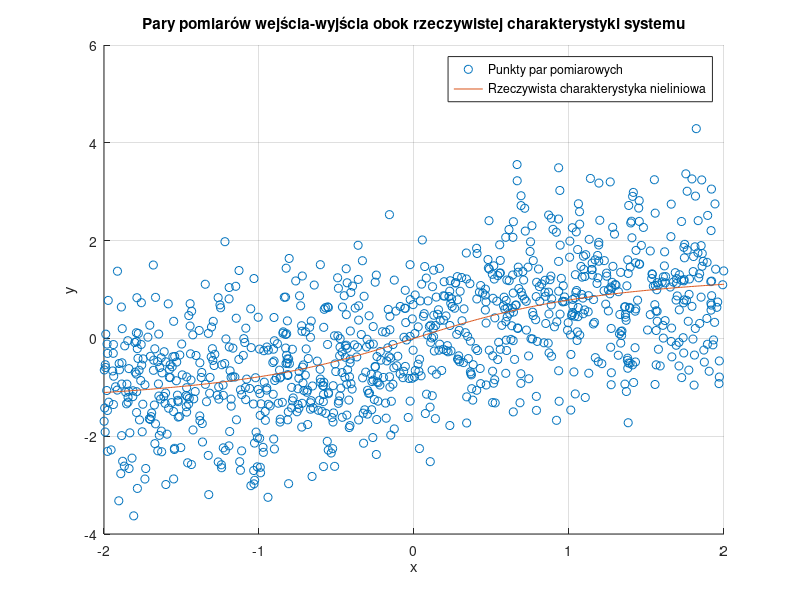

MATLAB code for this plot:
close all;
clear all;

n = 1000;
%Generowanie sygnału wejściowego Xn
for i=1:n
   X(i) = unifrnd(-2,2); 
end

%Generowanie sygnału zakłocającego o charakterze białego szumu
for i=1:n
   Z(i) = normrnd(0,1); 
end

%Generowanie sygnału wyjściowego Yn
a = 1;

for i=1:n
   Y(i) = atan(a*X(i)) + Z(i);
end
x = -2:0.01:2;
figure(1)
hold on;
grid on;
plot(X,Y,"o")
plot(x,atan(a*x))
title("Pary pomiarów wejścia-wyjścia obok rzeczywistej charakterystyki systemu");
xlabel("x");
ylabel("y");
legend("Punkty par pomiarowych","Rzeczywista charakterystyka nieliniowa");
